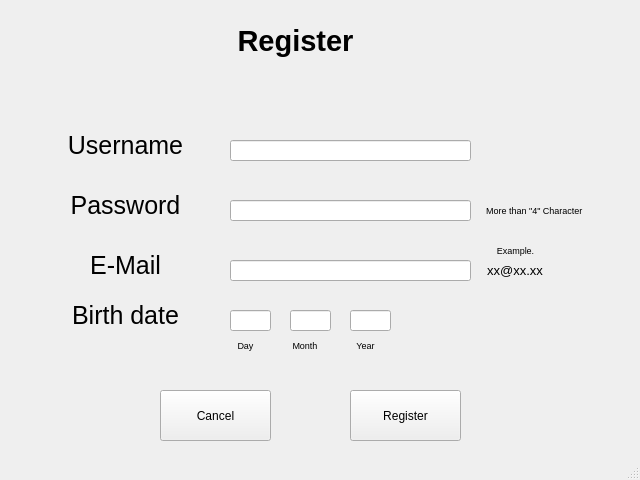
<?xml version="1.0" encoding="UTF-8"?>
<ui version="4.0">
 <class>Register</class>
 <widget class="QMainWindow" name="Register">
  <property name="geometry">
   <rect>
    <x>0</x>
    <y>0</y>
    <width>640</width>
    <height>480</height>
   </rect>
  </property>
  <property name="windowTitle">
   <string>Register</string>
  </property>
  <widget class="QWidget" name="centralwidget">
   <widget class="QPushButton" name="pushButton">
    <property name="geometry">
     <rect>
      <x>350</x>
      <y>390</y>
      <width>111</width>
      <height>51</height>
     </rect>
    </property>
    <property name="text">
     <string>Register</string>
    </property>
   </widget>
   <widget class="QLabel" name="label_2">
    <property name="geometry">
     <rect>
      <x>60</x>
      <y>120</y>
      <width>131</width>
      <height>51</height>
     </rect>
    </property>
    <property name="font">
     <font>
      <pointsize>19</pointsize>
     </font>
    </property>
    <property name="text">
     <string>Username</string>
    </property>
    <property name="alignment">
     <set>Qt::AlignCenter</set>
    </property>
    <property name="wordWrap">
     <bool>false</bool>
    </property>
   </widget>
   <widget class="QLabel" name="label_3">
    <property name="geometry">
     <rect>
      <x>60</x>
      <y>180</y>
      <width>131</width>
      <height>51</height>
     </rect>
    </property>
    <property name="font">
     <font>
      <pointsize>19</pointsize>
     </font>
    </property>
    <property name="text">
     <string>Password</string>
    </property>
    <property name="alignment">
     <set>Qt::AlignCenter</set>
    </property>
    <property name="wordWrap">
     <bool>false</bool>
    </property>
   </widget>
   <widget class="QLabel" name="label_8">
    <property name="geometry">
     <rect>
      <x>280</x>
      <y>330</y>
      <width>50</width>
      <height>31</height>
     </rect>
    </property>
    <property name="font">
     <font>
      <pointsize>7</pointsize>
     </font>
    </property>
    <property name="text">
     <string>Month</string>
    </property>
    <property name="alignment">
     <set>Qt::AlignCenter</set>
    </property>
    <property name="wordWrap">
     <bool>false</bool>
    </property>
   </widget>
   <widget class="QLabel" name="label_4">
    <property name="geometry">
     <rect>
      <x>60</x>
      <y>240</y>
      <width>131</width>
      <height>51</height>
     </rect>
    </property>
    <property name="font">
     <font>
      <pointsize>19</pointsize>
     </font>
    </property>
    <property name="text">
     <string>E-Mail</string>
    </property>
    <property name="alignment">
     <set>Qt::AlignCenter</set>
    </property>
    <property name="wordWrap">
     <bool>false</bool>
    </property>
   </widget>
   <widget class="QLabel" name="label_10">
    <property name="geometry">
     <rect>
      <x>480</x>
      <y>190</y>
      <width>111</width>
      <height>40</height>
     </rect>
    </property>
    <property name="font">
     <font>
      <pointsize>7</pointsize>
     </font>
    </property>
    <property name="text">
     <string>More than &quot;4&quot; Character </string>
    </property>
    <property name="alignment">
     <set>Qt::AlignCenter</set>
    </property>
    <property name="wordWrap">
     <bool>false</bool>
    </property>
   </widget>
   <widget class="QLineEdit" name="lineEdit_3">
    <property name="geometry">
     <rect>
      <x>230</x>
      <y>200</y>
      <width>241</width>
      <height>21</height>
     </rect>
    </property>
   </widget>
   <widget class="QLabel" name="label_12">
    <property name="geometry">
     <rect>
      <x>460</x>
      <y>230</y>
      <width>111</width>
      <height>40</height>
     </rect>
    </property>
    <property name="font">
     <font>
      <pointsize>7</pointsize>
     </font>
    </property>
    <property name="text">
     <string>Example.</string>
    </property>
    <property name="alignment">
     <set>Qt::AlignCenter</set>
    </property>
    <property name="wordWrap">
     <bool>false</bool>
    </property>
   </widget>
   <widget class="QLabel" name="label_11">
    <property name="geometry">
     <rect>
      <x>440</x>
      <y>250</y>
      <width>150</width>
      <height>40</height>
     </rect>
    </property>
    <property name="font">
     <font>
      <pointsize>10</pointsize>
     </font>
    </property>
    <property name="text">
     <string>xx@xx.xx</string>
    </property>
    <property name="alignment">
     <set>Qt::AlignCenter</set>
    </property>
    <property name="wordWrap">
     <bool>false</bool>
    </property>
   </widget>
   <widget class="QLabel" name="label_9">
    <property name="geometry">
     <rect>
      <x>340</x>
      <y>330</y>
      <width>51</width>
      <height>31</height>
     </rect>
    </property>
    <property name="font">
     <font>
      <pointsize>7</pointsize>
     </font>
    </property>
    <property name="text">
     <string>Year</string>
    </property>
    <property name="alignment">
     <set>Qt::AlignCenter</set>
    </property>
    <property name="wordWrap">
     <bool>false</bool>
    </property>
   </widget>
   <widget class="QLabel" name="label_7">
    <property name="geometry">
     <rect>
      <x>220</x>
      <y>330</y>
      <width>51</width>
      <height>31</height>
     </rect>
    </property>
    <property name="font">
     <font>
      <pointsize>7</pointsize>
     </font>
    </property>
    <property name="text">
     <string>Day</string>
    </property>
    <property name="alignment">
     <set>Qt::AlignCenter</set>
    </property>
    <property name="wordWrap">
     <bool>false</bool>
    </property>
   </widget>
   <widget class="QLineEdit" name="lineEdit_4">
    <property name="geometry">
     <rect>
      <x>230</x>
      <y>260</y>
      <width>241</width>
      <height>21</height>
     </rect>
    </property>
   </widget>
   <widget class="QLineEdit" name="lineEdit_5">
    <property name="geometry">
     <rect>
      <x>230</x>
      <y>310</y>
      <width>41</width>
      <height>21</height>
     </rect>
    </property>
   </widget>
   <widget class="QLineEdit" name="lineEdit_6">
    <property name="geometry">
     <rect>
      <x>290</x>
      <y>310</y>
      <width>41</width>
      <height>21</height>
     </rect>
    </property>
   </widget>
   <widget class="QPushButton" name="pushButton_2">
    <property name="geometry">
     <rect>
      <x>160</x>
      <y>390</y>
      <width>111</width>
      <height>51</height>
     </rect>
    </property>
    <property name="text">
     <string>Cancel</string>
    </property>
   </widget>
   <widget class="QLineEdit" name="lineEdit_2">
    <property name="geometry">
     <rect>
      <x>230</x>
      <y>140</y>
      <width>241</width>
      <height>21</height>
     </rect>
    </property>
   </widget>
   <widget class="QLabel" name="label">
    <property name="geometry">
     <rect>
      <x>150</x>
      <y>10</y>
      <width>291</width>
      <height>61</height>
     </rect>
    </property>
    <property name="font">
     <font>
      <pointsize>22</pointsize>
      <weight>75</weight>
      <bold>true</bold>
     </font>
    </property>
    <property name="layoutDirection">
     <enum>Qt::LeftToRight</enum>
    </property>
    <property name="text">
     <string>Register</string>
    </property>
    <property name="alignment">
     <set>Qt::AlignCenter</set>
    </property>
   </widget>
   <widget class="QLineEdit" name="lineEdit_7">
    <property name="geometry">
     <rect>
      <x>350</x>
      <y>310</y>
      <width>41</width>
      <height>21</height>
     </rect>
    </property>
   </widget>
   <widget class="QLabel" name="label_5">
    <property name="geometry">
     <rect>
      <x>60</x>
      <y>290</y>
      <width>131</width>
      <height>51</height>
     </rect>
    </property>
    <property name="font">
     <font>
      <pointsize>19</pointsize>
     </font>
    </property>
    <property name="text">
     <string>Birth date</string>
    </property>
    <property name="alignment">
     <set>Qt::AlignCenter</set>
    </property>
    <property name="wordWrap">
     <bool>false</bool>
    </property>
   </widget>
  </widget>
  <widget class="QStatusBar" name="statusbar"/>
 </widget>
 <resources/>
 <connections/>
</ui>
